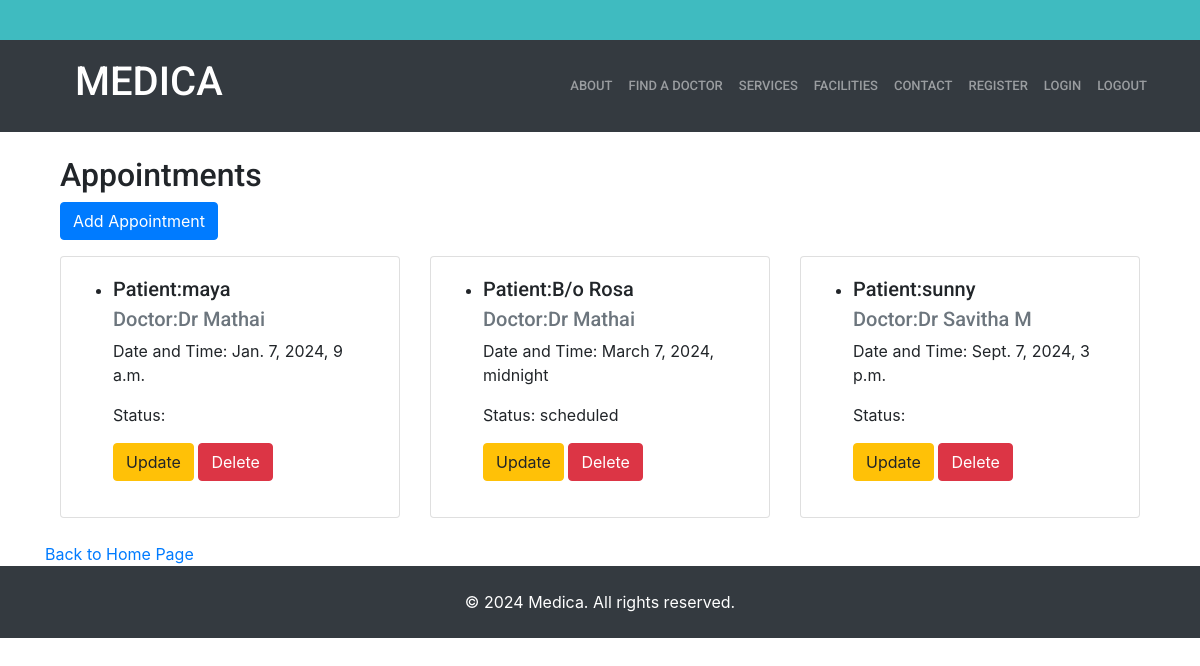
The page /head/appointments_list/ on the database its author committed.
### head_app/models.py (models this page shows, shortened)
class Appointment(models.Model):
    APPOINTMENT_STATUS_CHOICES = [
        ('scheduled', 'Scheduled'),
        ('rescheduled', 'Rescheduled'),
        ('cancelled', 'Cancelled'),
        ('completed', 'Completed'),
    ]
    doctor = models.ForeignKey('doctor_app.DoctorProfile', on_delete=models.CASCADE, related_name='admin_doctor_appointments')
    patient = models.ForeignKey('patient_app.Patient', on_delete=models.CASCADE, related_name='admin_patient_appointments')
    date_and_time = models.DateTimeField()
    status = models.CharField(max_length=20, choices=APPOINTMENT_STATUS_CHOICES)

### patient_app/models.py (models this page shows, shortened)
class Patient(models.Model):
    name=models.CharField(max_length=20)
    date_of_birth = models.DateField()
    address = models.TextField()
    phone_number = models.CharField(max_length=20)
    age=models.IntegerField()

### doctor_app/models.py (models this page shows, shortened)
class DoctorProfile(models.Model):
    name=models.CharField(max_length=20)
    department = models.CharField(max_length=100)
    contact_number = models.CharField(max_length=20)

### head_app/views.py (the view)
# urls.py: path('appointments_list/', views.appointment_list, name='appointments_list'),
def appointment_list(request):
    appointments = Appointment.objects.all()
    return render(request, 'head/appointment_list.html', {'appointments': appointments})

### templates/head/appointment_list.html (shortened to what this page needs)
{% extends 'base.html' %}
{% load static %}
{% block content %}
 <link href="https://stackpath.bootstrapcdn.com/bootstrap/4.5.2/css/bootstrap.min.css" rel="stylesheet">
<div class="container">
    <h2>Appointments</h2>
    <div class="mb-3">
        <a href="{% url 'appointments_create' %}" class="btn btn-primary">Add Appointment</a>
    </div>
    <div class="row">
        {% for appointment in appointments %}
        <div class="col-md-4">
            <div class="card mb-4">
                <div class="card-body">
                    <ul>
                        <li>
                    <h5 class="card-title">Patient:{{ appointment.patient.name }}</h5>
                    <h5 class="card-subtitle mb-2 text-muted">Doctor:{{ appointment.doctor.name }}</h5>
                    <p class="card-text">Date and Time: {{ appointment.date_and_time }}</p>
                    <p class="card-text">Status: {{ appointment.status }}</p>
                    <a href="{% url 'appointments_update' appointment.pk %}" class="btn btn-warning">Update</a>
                    <form method="post" action="{% url 'appointments_delete' appointment.pk %}" style="display:inline;">
                        <button type="submit" class="btn btn-danger">Delete</button>
                    </form>
                        </li>
                        </ul>
                </div>
            </div>
        </div>
        {% endfor %}
    </div>
</div>
<a href="{% url 'home' %}">Back to Home Page</a>
{% endblock %}

### static/assets/css/style.css (style rules this page uses)
body { font-family: "Open Sans", sans-serif; color: #444444; }
a { color: #3fbbc0; text-decoration: none; }
h1, h2, h3, h4, h5, h6 { font-family: "Roboto", sans-serif; }

### rows shown on the page
Appointment: patient.name "maya", doctor.name "Dr Mathai", date_and_time "Jan. 7, 2024, 9 a.m."
Appointment: patient.name "B/o Rosa", doctor.name "Dr Mathai", date_and_time "March 7, 2024, midnight", status "scheduled"
Appointment: patient.name "sunny", doctor.name "Dr Savitha M", date_and_time "Sept. 7, 2024, 3 p.m."
